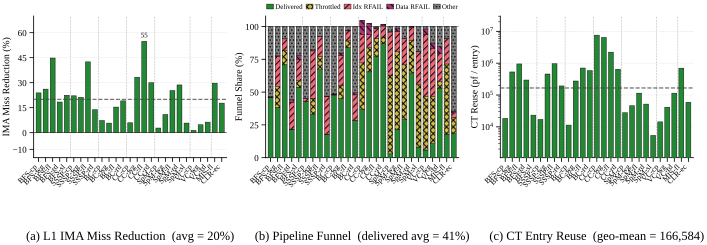

Write the Python code that produced this figure.
#!/usr/bin/env python3
"""
Round 4 §5.3 Layout B (Mechanism standalone): 1x3 panel.

  (a) L1 IMA Miss Reduction (%)
  (b) Pipeline Funnel — stacked vertical bars
  (c) CT Entry Reuse — log-scale bars

Workload axis: ORDERED_27 (MST excluded).

Round 4 visual rules:
  - PALETTE_TOL_BRIGHT — green palette[0] for the GRASP bars
  - HATCHES_DENSE for the funnel components (5 stacks)
  - Subplot labels (a)(b)(c) BELOW each axis
  - Path depth: parents[5]
  - CT Reuse uses log scale; geomean reference line

Output: proto_r4_53_B_mech.{pdf,svg} in this directory.
"""
from __future__ import annotations
import json
import sys
from pathlib import Path

import numpy as np

# NOTE: round4/ is 5 levels deep from repo root.
_REPO = Path(__file__).resolve().parents[5]
sys.path.insert(0, str(_REPO / "ima_plan/07_paper_outline/plot_style"))
from plot_util import (  # noqa: E402
    apply_style, save_fig,
    PALETTE_TOL_BRIGHT, HATCHES_DENSE, subplot_label,
)
from workload_names import (  # noqa: E402
    ORDERED_27, SHORT_NAME, group_separator_positions,
)

apply_style()
import matplotlib.pyplot as plt  # noqa: E402


# ── Path constants ───────────────────────────────────────────────────────────
DATA_JSON = _REPO / "ima_plan/07_paper_outline/figures/effectiveness_data.json"
OUT_DIR = Path(__file__).resolve().parent

DATA = json.loads(DATA_JSON.read_text())["workloads"]


# ── Per-metric extractors ────────────────────────────────────────────────────
def funnel_components(rec):
    f = (rec.get("grasp") or {}).get("grasp_funnel")
    if not f or f.get("idx_attempted", 0) == 0:
        return None
    ia = float(f["idx_attempted"])
    delivered = float(f["data_got_data"])
    throttled = float(f["data_throttled"])
    idx_rf = float(f["idx_rfail"])
    dat_rf = float(f["data_rfail"])
    other = max(ia - delivered - throttled - idx_rf - dat_rf, 0.0)
    return (
        delivered / ia * 100,
        throttled / ia * 100,
        idx_rf    / ia * 100,
        dat_rf    / ia * 100,
        other     / ia * 100,
    )


# ── Build per-workload arrays in canonical order ─────────────────────────────
n = len(ORDERED_27)
labels = [SHORT_NAME[k] for k in ORDERED_27]
xs = np.arange(n)

ima_total_red = np.array([
    (DATA.get(k) or {}).get("derived", {}).get("ima_total_reduction_pct", np.nan)
    for k in ORDERED_27
])
ct_arr = np.array([
    (DATA.get(k) or {}).get("derived", {}).get("ct_reuse_per_entry", np.nan) or np.nan
    for k in ORDERED_27
])
funnel_rows = [funnel_components(DATA.get(k) or {}) for k in ORDERED_27]
funnel_arr = np.array([
    r if r is not None else (np.nan,) * 5 for r in funnel_rows
])  # (n, 5): delivered, throttled, idx_rf, dat_rf, other


def nm(arr):
    valid = arr[~np.isnan(arr)]
    return float(np.mean(valid)) if valid.size else 0.0


def gm(arr):
    valid = arr[~np.isnan(arr) & (arr > 0)]
    return float(np.exp(np.mean(np.log(valid)))) if valid.size else 0.0


miss_red_mean = nm(ima_total_red)
delivery_mean = nm(funnel_arr[:, 0])
ct_geomean    = gm(ct_arr)


# ── Colours ──────────────────────────────────────────────────────────────────
C_GRASP   = PALETTE_TOL_BRIGHT[0]   # green
C_DELIVER = PALETTE_TOL_BRIGHT[0]   # green — delivered
C_THROT   = PALETTE_TOL_BRIGHT[3]   # yellow
C_IDX_RF  = PALETTE_TOL_BRIGHT[1]   # red
C_DAT_RF  = PALETTE_TOL_BRIGHT[2]   # purple
C_OTHER   = PALETTE_TOL_BRIGHT[4]   # gray
C_REGR    = PALETTE_TOL_BRIGHT[1]   # red for negative bars
C_REF     = "#444444"


# ── Figure layout ────────────────────────────────────────────────────────────
fig, axes = plt.subplots(
    nrows=1, ncols=3, figsize=(7.0, 2.2),
    constrained_layout=True,
)

sep_positions = group_separator_positions(ORDERED_27)


def style_xaxis(ax):
    ax.set_xticks(xs)
    ax.set_xticklabels(labels, rotation=45, ha="right", fontsize=5.5)
    ax.set_xlim(-0.7, n - 0.3)
    ax.tick_params(axis="x", pad=1)
    for sp in sep_positions:
        ax.axvline(x=sp, color="#999999", linestyle="--",
                   linewidth=0.4, alpha=0.7, zorder=1)


def annotate_outliers(ax, values, hi_thresh, lo_thresh):
    for i, v in enumerate(values):
        if np.isnan(v):
            continue
        if v > hi_thresh or v < lo_thresh:
            offset = 1.5 if v >= 0 else -1.5
            va = "bottom" if v >= 0 else "top"
            ax.text(
                i, v + offset, f"{v:.0f}",
                ha="center", va=va, fontsize=5.0, color="black",
                zorder=6,
            )


# ────────────────────────────────────────────────────────────────────────────
# (a) L1 IMA Miss Reduction
# ────────────────────────────────────────────────────────────────────────────
ax = axes[0]
colors = [C_GRASP if v >= 0 else C_REGR for v in ima_total_red]
ax.bar(xs, ima_total_red, 0.70,
       color=colors, edgecolor="black", linewidth=0.3, zorder=3)
ax.axhline(miss_red_mean, color=C_REF, linestyle="--", linewidth=0.8,
           alpha=0.85, zorder=4)
ax.axhline(0, color="black", linewidth=0.4, zorder=2)
annotate_outliers(ax, ima_total_red, hi_thresh=45.0, lo_thresh=-3.0)
ax.set_ylim(-15, 70)
ax.set_yticks([-10, 0, 15, 30, 45, 60])
ax.set_ylabel("IMA Miss Reduction (%)", fontsize=7, labelpad=1)
ax.tick_params(axis="y", labelsize=6.5)
style_xaxis(ax)
subplot_label(ax,
              f"(a) L1 IMA Miss Reduction  (avg = {miss_red_mean:.0f}%)",
              y=-0.62)


# ────────────────────────────────────────────────────────────────────────────
# (b) Pipeline Funnel — stacked
# ────────────────────────────────────────────────────────────────────────────
ax = axes[1]

bottoms = np.zeros(n)
def _stack(values, color, hatch, label):
    global bottoms
    ax.bar(xs, values, 0.70, bottom=bottoms,
           color=color, hatch=hatch, edgecolor="black", linewidth=0.3,
           zorder=3, label=label)
    bottoms = bottoms + values

delivered = funnel_arr[:, 0]
throttled = funnel_arr[:, 1]
idx_rf    = funnel_arr[:, 2]
dat_rf    = funnel_arr[:, 3]
other_loss= funnel_arr[:, 4]

_stack(delivered, C_DELIVER, HATCHES_DENSE[0], "Delivered")
_stack(throttled, C_THROT,   HATCHES_DENSE[3], "Throttled")
_stack(idx_rf,    C_IDX_RF,  HATCHES_DENSE[1], "Idx RFAIL")
_stack(dat_rf,    C_DAT_RF,  HATCHES_DENSE[2], "Data RFAIL")
_stack(other_loss,C_OTHER,   HATCHES_DENSE[4], "Other")

ax.axhline(100, color="black", linewidth=0.4, alpha=0.6, zorder=4)
ax.set_ylim(0, 108)
ax.set_yticks([0, 25, 50, 75, 100])
ax.set_ylabel("Funnel Share (%)", fontsize=7, labelpad=1)
ax.tick_params(axis="y", labelsize=6.5)
style_xaxis(ax)

# Compact legend ABOVE the panel
ax.legend(
    ncol=5, fontsize=5.0, frameon=False,
    loc="lower center", bbox_to_anchor=(0.5, 1.00),
    handlelength=1.0, handleheight=0.7,
    columnspacing=0.5, handletextpad=0.25,
)
subplot_label(ax,
              f"(b) Pipeline Funnel  (delivered avg = {delivery_mean:.0f}%)",
              y=-0.62)


# ────────────────────────────────────────────────────────────────────────────
# (c) CT Entry Reuse — log scale
# ────────────────────────────────────────────────────────────────────────────
ax = axes[2]
ax.bar(xs, ct_arr, 0.70,
       color=C_GRASP, edgecolor="black", linewidth=0.3, zorder=3)
ax.axhline(ct_geomean, color=C_REF, linestyle="--", linewidth=0.8,
           alpha=0.85, zorder=4)
ax.set_yscale("log")
ymin = max(np.nanmin(ct_arr) / 5.0, 1.0) if np.any(~np.isnan(ct_arr)) else 1.0
ymax = float(np.nanmax(ct_arr) * 4.0) if np.any(~np.isnan(ct_arr)) else 1e8
ax.set_ylim(ymin, ymax)
ax.set_ylabel("CT Reuse (pf / entry)", fontsize=7, labelpad=1)
ax.tick_params(axis="y", labelsize=6.5, which="both")
style_xaxis(ax)

subplot_label(ax,
              f"(c) CT Entry Reuse  (geo-mean = {ct_geomean:,.0f})",
              y=-0.62)


# ── Save ────────────────────────────────────────────────────────────────────
save_fig(fig, "proto_r4_53_B_mech", OUT_DIR)
plt.close(fig)


# ── Console summary ────────────────────────────────────────────────────────
print("=== Round 4 §5.3 Layout B (Mechanism) — 1x3 ===")
print(f"workloads = {n}")
print(f"  IMA Tot Red    avg = {miss_red_mean:5.1f}%   "
      f"min = {np.nanmin(ima_total_red):5.1f}%  max = {np.nanmax(ima_total_red):5.1f}%")
print(f"  Funnel deliv.  avg = {delivery_mean:5.1f}%   "
      f"min = {np.nanmin(delivered):5.1f}%  max = {np.nanmax(delivered):5.1f}%")
print(f"  CT Reuse  geo-mean = {ct_geomean:,.0f}   "
      f"min = {np.nanmin(ct_arr):,.0f}  max = {np.nanmax(ct_arr):,.0f}")
print(f"\nSaved to {OUT_DIR}/proto_r4_53_B_mech.{{pdf,svg}}")
